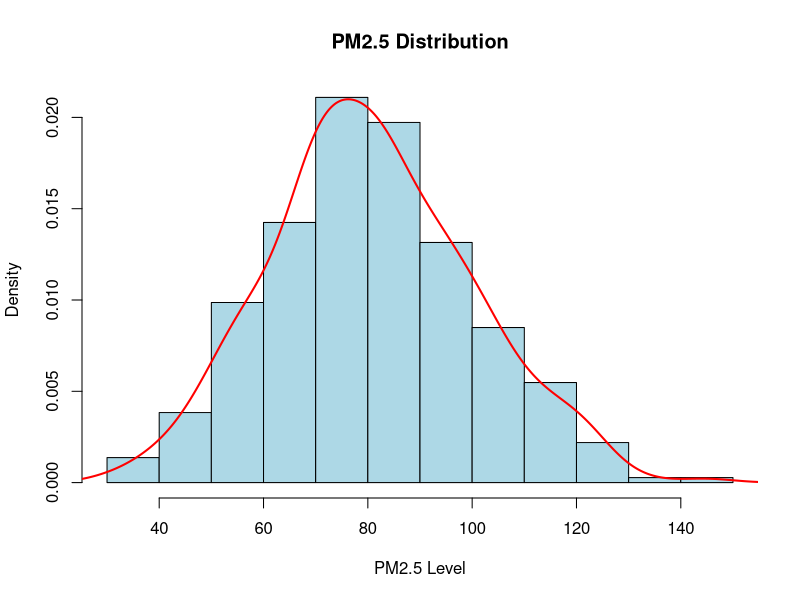
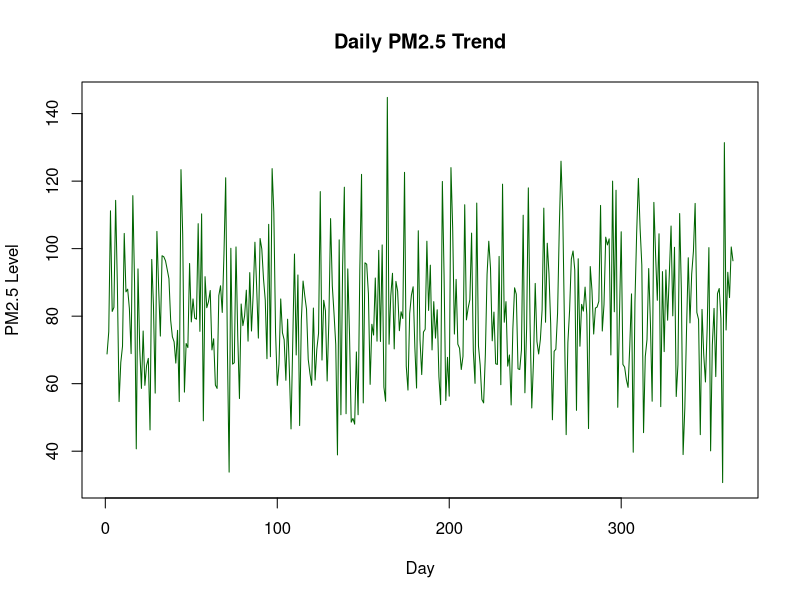
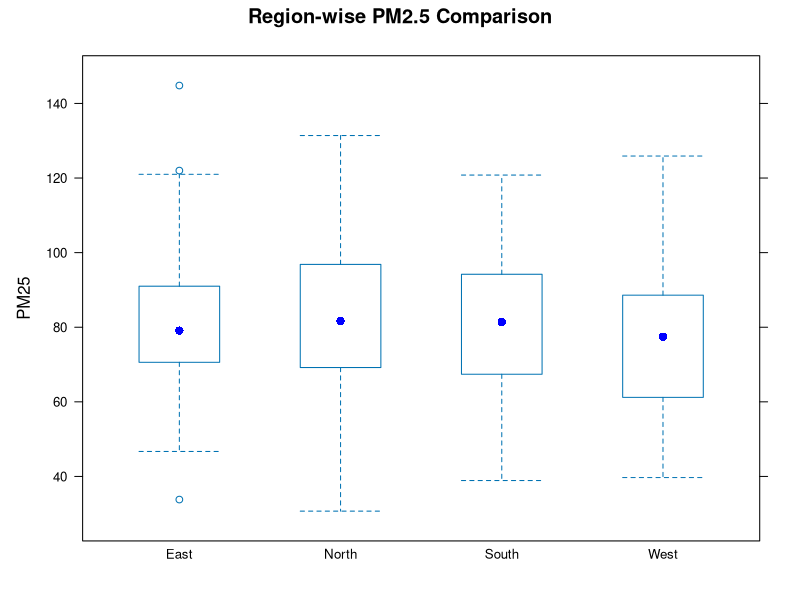
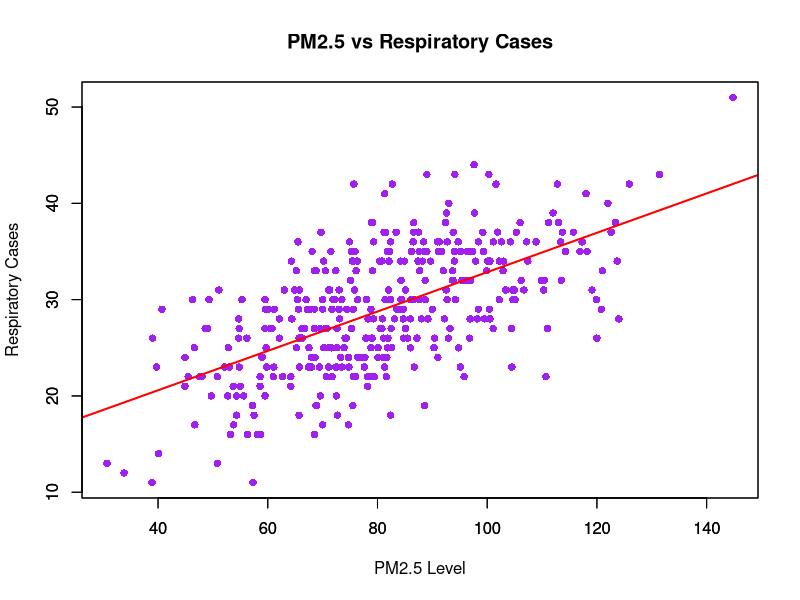
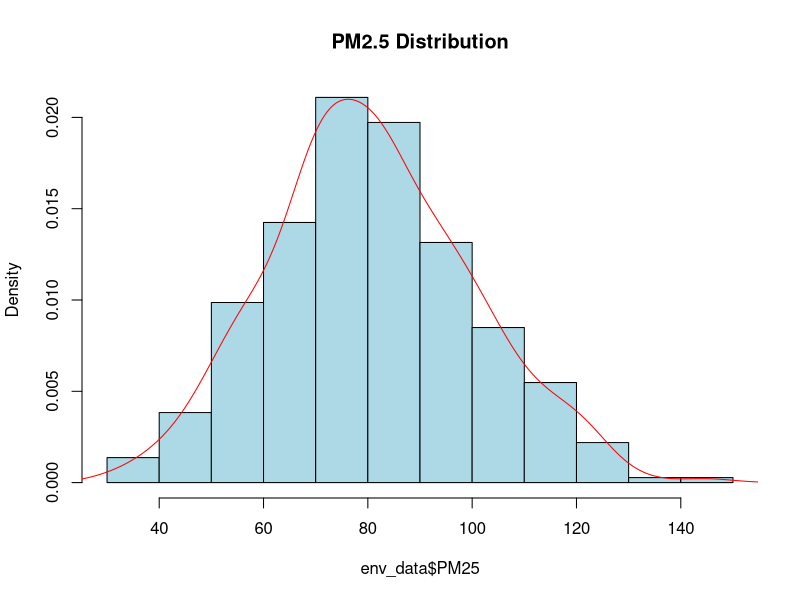
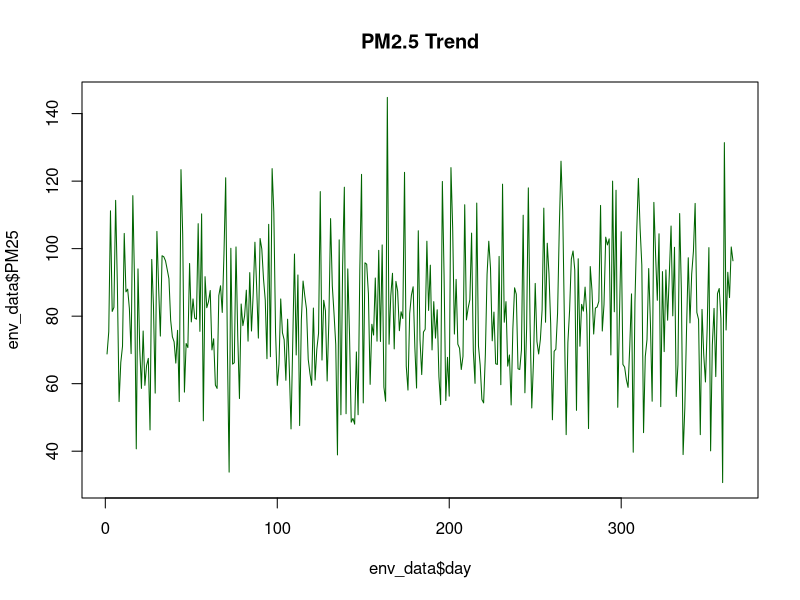
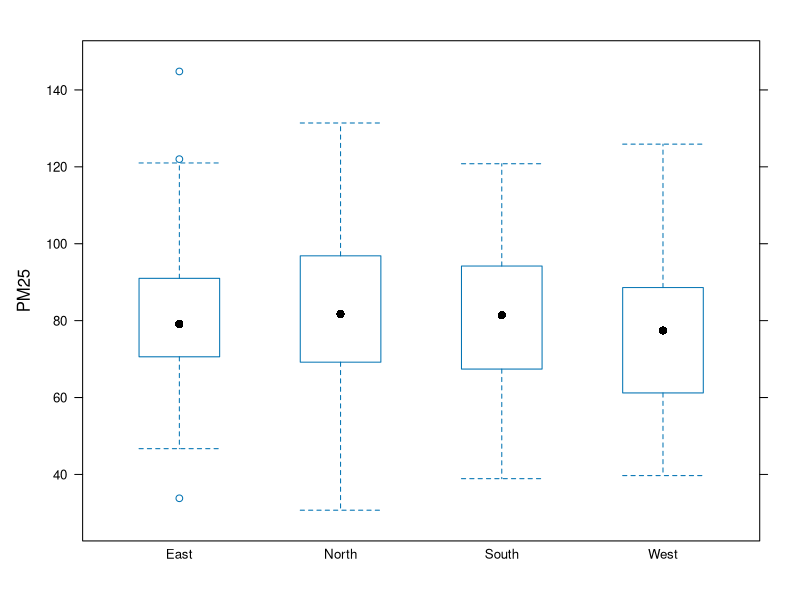
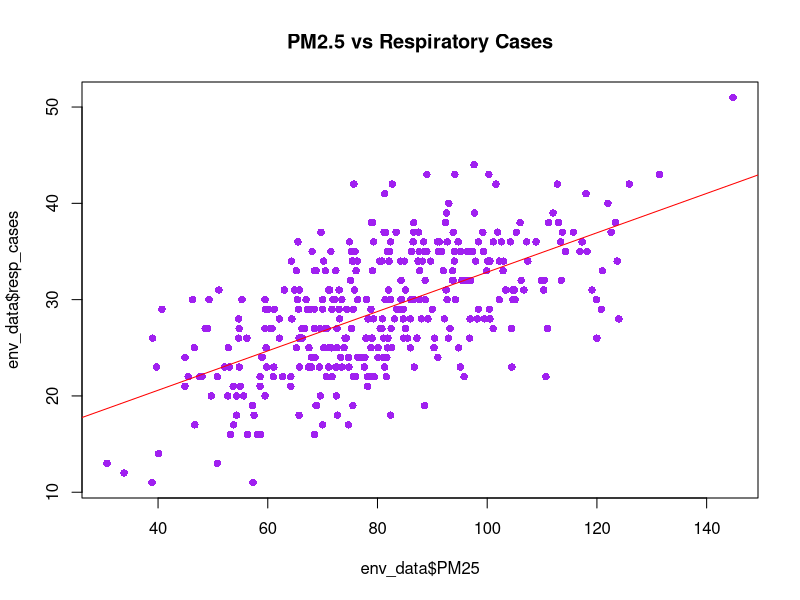

Here is the R script that generated these plots, in order:
# =====================================================
# ENVIRONMENTAL POLLUTION MONITORING
# =====================================================

set.seed(123)

# Generate Sample Data (365 Days)
n <- 365

day <- 1:n
PM25 <- round(rnorm(n, 80, 20),1)
temperature <- round(rnorm(n, 30, 5),1)
humidity <- round(runif(n, 40, 90),1)

# Respiratory Cases (Influenced by PM2.5 & Temperature)
resp_cases <- round(10 + 0.2*PM25 + 0.1*temperature +
                      rnorm(n,0,5))

region <- sample(c("North","South","East","West"),
                 n, replace=TRUE)

env_data <- data.frame(day, PM25, temperature,
                       humidity, resp_cases, region)

# -----------------------------------------------------
# 1. Histogram & Density Plot (Pollution)
# -----------------------------------------------------

hist(env_data$PM25,
     main="PM2.5 Distribution",
     xlab="PM2.5 Level",
     col="lightblue",
     probability=TRUE)

lines(density(env_data$PM25),
      col="red", lwd=2)

# -----------------------------------------------------
# 2. Line Chart (Trend Over Time)
# -----------------------------------------------------

plot(env_data$day, env_data$PM25,
     type="l",
     main="Daily PM2.5 Trend",
     xlab="Day",
     ylab="PM2.5 Level",
     col="darkgreen")

# -----------------------------------------------------
# 3. Multiple Linear Regression
# Predict Respiratory Cases
# -----------------------------------------------------

model <- lm(resp_cases ~ PM25 + temperature,
            data=env_data)

summary_model <- summary(model)
print(summary_model)

# -----------------------------------------------------
# 4. Interpretation Values
# -----------------------------------------------------

cat("\nIntercept:", coef(model)[1])
cat("\nPM2.5 Coefficient:", coef(model)[2])
cat("\nTemperature Coefficient:", coef(model)[3])
cat("\nR-squared:", summary_model$r.squared, "\n")

# -----------------------------------------------------
# 5. Lattice Graph (Region-wise Pollution)
# -----------------------------------------------------

install.packages("lattice")  # Run once
library(lattice)

bwplot(PM25 ~ region,
       data=env_data,
       col="blue",
       main="Region-wise PM2.5 Comparison")

# -----------------------------------------------------
# 6. Low-Level Customization Example
# -----------------------------------------------------

plot(env_data$PM25, env_data$resp_cases,
     type="n",
     main="PM2.5 vs Respiratory Cases",
     xlab="PM2.5 Level",
     ylab="Respiratory Cases")

points(env_data$PM25, env_data$resp_cases,
       col="purple", pch=16)

abline(lm(resp_cases ~ PM25, data=env_data),
       col="red", lwd=2)

axis(1)
axis(2)
box()

# -----------------------------------------------------
# 7. Save Visualizations
# -----------------------------------------------------

pdf("Environmental_Pollution_Report.pdf")

hist(env_data$PM25, probability=TRUE,
     col="lightblue",
     main="PM2.5 Distribution")
lines(density(env_data$PM25), col="red")

plot(env_data$day, env_data$PM25,
     type="l", col="darkgreen",
     main="PM2.5 Trend")

bwplot(PM25 ~ region, data=env_data)

plot(env_data$PM25, env_data$resp_cases,
     pch=16, col="purple",
     main="PM2.5 vs Respiratory Cases")
abline(lm(resp_cases ~ PM25, data=env_data),
       col="red")

dev.off()

cat("Public Health Report Saved Successfully!")
